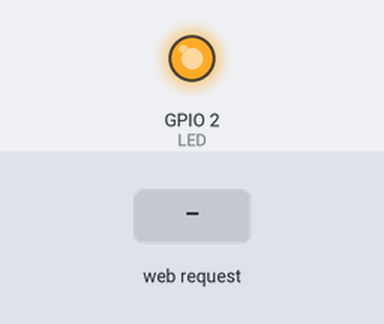
The sketch below on a simulated ESP8266 (NodeMCU). On the bench: output pins drawn as LEDs (lit = HIGH). Inputs (shaded band) come from the test bench. WiFi joins after 1.5 s; servers stay silent unless stated; what the sketch prints to the serial monitor is not drawn.

Above: at 2.7 s.
2.8 s: HTTP request GET /on received
At 3.6 s:
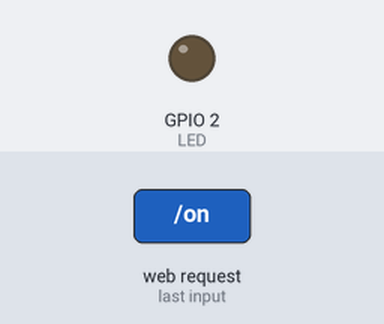
4.3 s: HTTP request GET /off received
At 4.7 s:
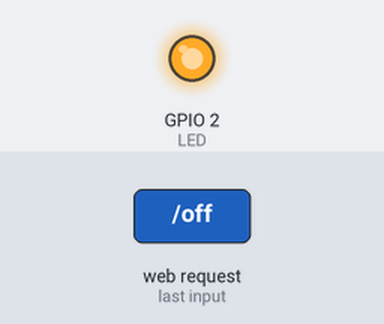
Timing chart, 0 to 7.3 s (numbered marks = the images above; inputs shaded):
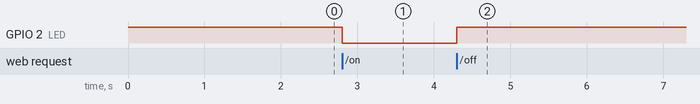

The sketch:

Both_STA_AP_Mode.ino
```cpp
#include <ESP8266WiFi.h>
#include <ESP8266WebServer.h>

#define LED 2  // Built-in LED (D4 on some boards)

const char* ssid = "realme 12x 5G";       // Your router SSID
const char* password = "12345678mm";      // Your router password

const char* ap_ssid = "ESP8266_AP";       // ESP AP SSID
const char* ap_pass = "12345678";         // ESP AP password

ESP8266WebServer server(80);

void handleRoot() {
  server.send(200, "text/html",
    "<!DOCTYPE html>"
    "<html>"
    "<head>"
      "<meta name='viewport' content='width=device-width, initial-scale=1'>"
      "<style>"
        "body { display: flex; flex-direction: column; justify-content: center; align-items: center; height: 100vh; font-family: Arial; }"
        "button { width: 120px; height: 60px; font-size: 20px; margin: 10px; border-radius: 10px; }"
      "</style>"
    "</head>"
    "<body>"
      "<h2>ESP8266 AP + STA</h2>"
      "<a href='/on'><button>LED ON</button></a>"
      "<a href='/off'><button>LED OFF</button></a>"
    "</body>"
    "</html>"
  );
}


void setup() {
  Serial.begin(115200);
  pinMode(LED, OUTPUT);
  digitalWrite(LED, HIGH);  // LED OFF initially (built-in LED is active LOW)

  // Dual mode
  WiFi.mode(WIFI_AP_STA);
  WiFi.begin(ssid, password);
  WiFi.softAP(ap_ssid, ap_pass);

  Serial.println("\nESP8266 Dual Mode Started");
  Serial.print("AP IP Address: "); Serial.println(WiFi.softAPIP());

  Serial.print("Connecting to WiFi");
  while (WiFi.status() != WL_CONNECTED) {
    delay(500);
    Serial.print(".");
  }
  Serial.println("\nConnected to Router");
  Serial.print("STA IP Address: "); Serial.println(WiFi.localIP());

  // Web server routes
  server.on("/", handleRoot);
  server.on("/on", []() {
    digitalWrite(LED, LOW);    // Turn ON (built-in LED is active LOW)
    server.send(200, "text/plain", "LED ON");
  });
  server.on("/off", []() {
    digitalWrite(LED, HIGH);   // Turn OFF
    server.send(200, "text/plain", "LED OFF");
  });

  server.begin();
  Serial.println("Web Server Started");
}

void loop() {
  server.handleClient();
}
```

Measured:
- after the input at 2.8 s, GPIO 2 (LED): HIGH → LOW at once
- after the input at 4.3 s, GPIO 2 (LED): LOW → HIGH at once
